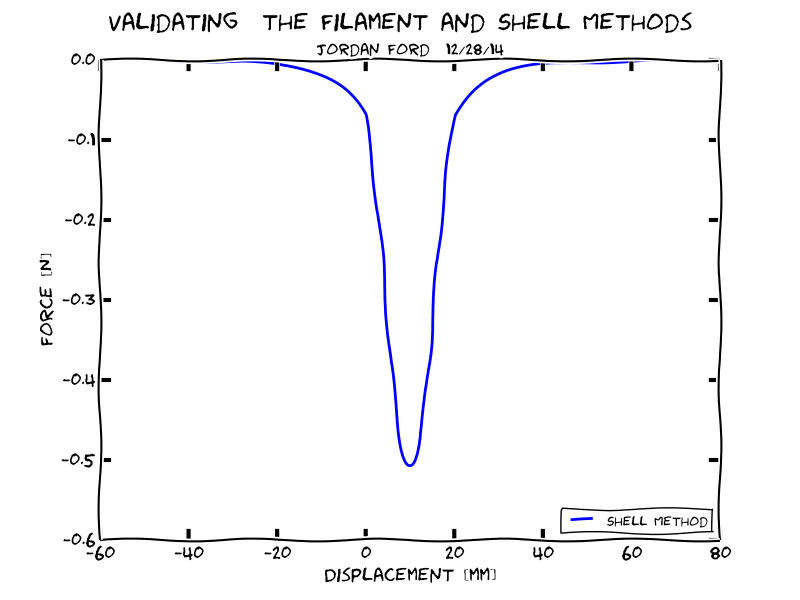

Reproduce this figure in Python.
from actuator import *
import numpy as np
import math

# Choose an Air Gap
r_gap   = 0.001;               # [m]
# Choose the coil current
c_I     = 1;                   # [Amp]
# Choose the wire properties
c_rho   = RHO_CU;              # [ohm m]
c_dw    = 0.0005               # [m]
# Choose the magnet Residual Flux Density
m_Br    = 1;                   # [T] 
# Choose the volume of the magnet
m_Vm    = .009**2*np.pi*.01;   # [m^3]


act = Actuator(None, None, r_gap);

# choose the aspect ratio of the and coil and magnet
c_alpha = 2;            # 
m_beta  = 10/9.0;       #

# Calculate the magnet dimensions
m_rm    = (m_Vm/float(np.pi*m_beta))**(1/3.0);  # [m]
m_lm    = m_beta * m_rm;                        # [m]

# Calculate the coil dimensions
c_lw    = 2.513274
c_rc    = 0.01;     # [m]
c_lc    = 0.02;     # [m]
c_Rc    = 0.0105;   # [m]
c_Nz    = 40;       #
c_Nr    = 1;        #


act.c = Coil(c_I, c_Rc, c_rc, c_lc, c_Nr, c_Nz, c_dw, c_lw, c_alpha);
act.m = Magnet(m_Br, m_lm, m_rm, m_Vm, m_beta);

pts_per_mm = 5;
diff = 20;
length_mm = 80;

length_pts = pts_per_mm*length_mm+1
displ = np.linspace(0, length_mm, length_pts);

f_s = np.array([0.0]*length_pts);

d = 0
for disp in displ:
    f_s[d] = act.shell_method(disp/1000.0);
    d+=1;
#    print str(disp) + "," + str(f_s[d]);
    
pad = np.array([0]*(pts_per_mm*np.abs(diff-length_mm)-1));

if(diff > length_mm and diff <= length_mm*2):
    f_s = np.append(f_s, pad);
    displ = np.linspace(0, diff, pts_per_mm*(diff));
elif(diff < length_mm):
    f_s = np.append(pad, f_s);
    displ = np.linspace(diff-length_mm, length_mm, (2*length_mm-diff)*pts_per_mm);
elif(diff == length_mm):
    displ = np.linspace(0, length_mm, pts_per_mm*length_mm+1);
else:
    print "ERROR: length_mm should be at least twice as long as diff!"

f_s_rev = f_s[::-1];
f_s_sum = f_s + f_s_rev;

import matplotlib.pyplot as plt

plt.xkcd();            # Uncomment for additional whimsy :D
plt.plot(displ, f_s_sum, 'b-', label='Shell Method');
plt.legend(loc='lower right', prop={'size':10});
plt.suptitle('Validating  the Filament and Shell Methods', fontsize=18);
plt.title('Jordan Ford  12/28/14', fontsize=12);
plt.xlabel('Displacement [mm]');
plt.ylabel('Force [N]');
plt.savefig('Width.pdf');
plt.show();
